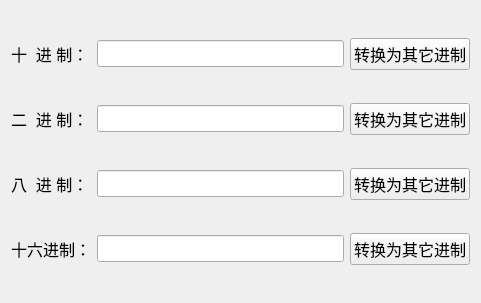
<?xml version="1.0" encoding="UTF-8"?>
<ui version="4.0">
 <class>smapl_4_1Class</class>
 <widget class="QWidget" name="smapl_4_1Class">
  <property name="geometry">
   <rect>
    <x>0</x>
    <y>0</y>
    <width>481</width>
    <height>303</height>
   </rect>
  </property>
  <property name="windowTitle">
   <string>smapl_4_1</string>
  </property>
  <property name="windowIcon">
   <iconset resource="smapl_4_1.qrc">
    <normaloff>:/Assets/jinzhi.png</normaloff>:/Assets/jinzhi.png</iconset>
  </property>
  <layout class="QGridLayout" name="gridLayout">
   <item row="0" column="0">
    <widget class="QLabel" name="label_4">
     <property name="font">
      <font>
       <pointsize>12</pointsize>
      </font>
     </property>
     <property name="text">
      <string>十  进 制：</string>
     </property>
    </widget>
   </item>
   <item row="0" column="1">
    <widget class="QLineEdit" name="editDec">
     <property name="font">
      <font>
       <pointsize>12</pointsize>
      </font>
     </property>
    </widget>
   </item>
   <item row="0" column="2">
    <widget class="QPushButton" name="btnDec">
     <property name="font">
      <font>
       <pointsize>12</pointsize>
      </font>
     </property>
     <property name="text">
      <string>转换为其它进制</string>
     </property>
    </widget>
   </item>
   <item row="1" column="0">
    <widget class="QLabel" name="label_5">
     <property name="font">
      <font>
       <pointsize>12</pointsize>
      </font>
     </property>
     <property name="text">
      <string>二  进 制：</string>
     </property>
    </widget>
   </item>
   <item row="1" column="1">
    <widget class="QLineEdit" name="editBin">
     <property name="font">
      <font>
       <pointsize>12</pointsize>
      </font>
     </property>
    </widget>
   </item>
   <item row="1" column="2">
    <widget class="QPushButton" name="btnBin">
     <property name="font">
      <font>
       <pointsize>12</pointsize>
      </font>
     </property>
     <property name="text">
      <string>转换为其它进制</string>
     </property>
    </widget>
   </item>
   <item row="2" column="0">
    <widget class="QLabel" name="label_7">
     <property name="font">
      <font>
       <pointsize>12</pointsize>
      </font>
     </property>
     <property name="text">
      <string>八  进 制：</string>
     </property>
    </widget>
   </item>
   <item row="2" column="1">
    <widget class="QLineEdit" name="editOct">
     <property name="font">
      <font>
       <pointsize>12</pointsize>
      </font>
     </property>
    </widget>
   </item>
   <item row="2" column="2">
    <widget class="QPushButton" name="btnOct">
     <property name="font">
      <font>
       <pointsize>12</pointsize>
      </font>
     </property>
     <property name="text">
      <string>转换为其它进制</string>
     </property>
    </widget>
   </item>
   <item row="3" column="0">
    <widget class="QLabel" name="label_6">
     <property name="font">
      <font>
       <pointsize>12</pointsize>
      </font>
     </property>
     <property name="text">
      <string>十六进制：</string>
     </property>
    </widget>
   </item>
   <item row="3" column="1">
    <widget class="QLineEdit" name="editHex">
     <property name="font">
      <font>
       <pointsize>12</pointsize>
      </font>
     </property>
    </widget>
   </item>
   <item row="3" column="2">
    <widget class="QPushButton" name="btnHex">
     <property name="font">
      <font>
       <pointsize>12</pointsize>
      </font>
     </property>
     <property name="text">
      <string>转换为其它进制</string>
     </property>
    </widget>
   </item>
  </layout>
 </widget>
 <layoutdefault spacing="6" margin="11"/>
 <resources>
  <include location="smapl_4_1.qrc"/>
 </resources>
 <connections>
  <connection>
   <sender>btnDec</sender>
   <signal>clicked()</signal>
   <receiver>smapl_4_1Class</receiver>
   <slot>on_btnDec_clicked()</slot>
   <hints>
    <hint type="sourcelabel">
     <x>471</x>
     <y>67</y>
    </hint>
    <hint type="destinationlabel">
     <x>321</x>
     <y>91</y>
    </hint>
   </hints>
  </connection>
  <connection>
   <sender>btnBin</sender>
   <signal>clicked()</signal>
   <receiver>smapl_4_1Class</receiver>
   <slot>on_btnBin_clicked()</slot>
   <hints>
    <hint type="sourcelabel">
     <x>471</x>
     <y>132</y>
    </hint>
    <hint type="destinationlabel">
     <x>323</x>
     <y>143</y>
    </hint>
   </hints>
  </connection>
  <connection>
   <sender>btnHex</sender>
   <signal>clicked()</signal>
   <receiver>smapl_4_1Class</receiver>
   <slot>on_btnHex_clicked()</slot>
   <hints>
    <hint type="sourcelabel">
     <x>471</x>
     <y>262</y>
    </hint>
    <hint type="destinationlabel">
     <x>319</x>
     <y>188</y>
    </hint>
   </hints>
  </connection>
  <connection>
   <sender>btnOct</sender>
   <signal>clicked()</signal>
   <receiver>smapl_4_1Class</receiver>
   <slot>on_btnOct_clicked()</slot>
   <hints>
    <hint type="sourcelabel">
     <x>384</x>
     <y>174</y>
    </hint>
    <hint type="destinationlabel">
     <x>135</x>
     <y>213</y>
    </hint>
   </hints>
  </connection>
 </connections>
 <slots>
  <slot>on_pushButton_clicked()</slot>
  <slot>on_btnBin_clicked()</slot>
  <slot>on_btnHex_clicked()</slot>
  <slot>on_btnDec_clicked()</slot>
  <slot>on_btnOct_clicked()</slot>
 </slots>
</ui>
